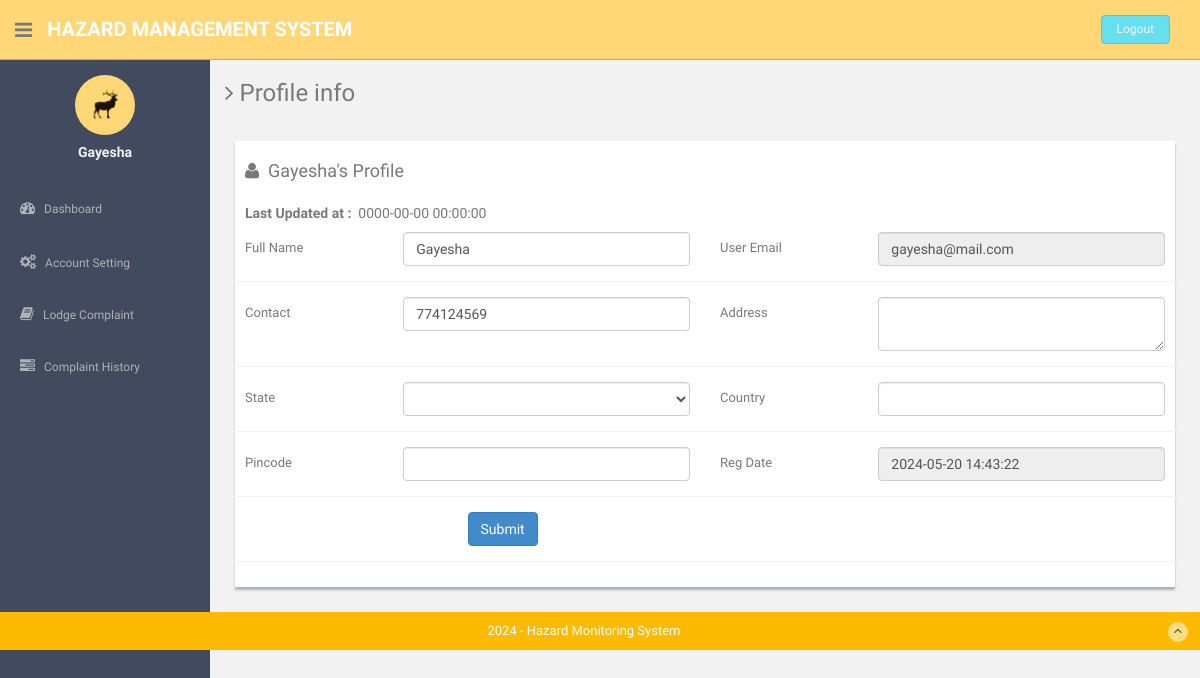
The app's page /users/profile.php (signed in), older data.
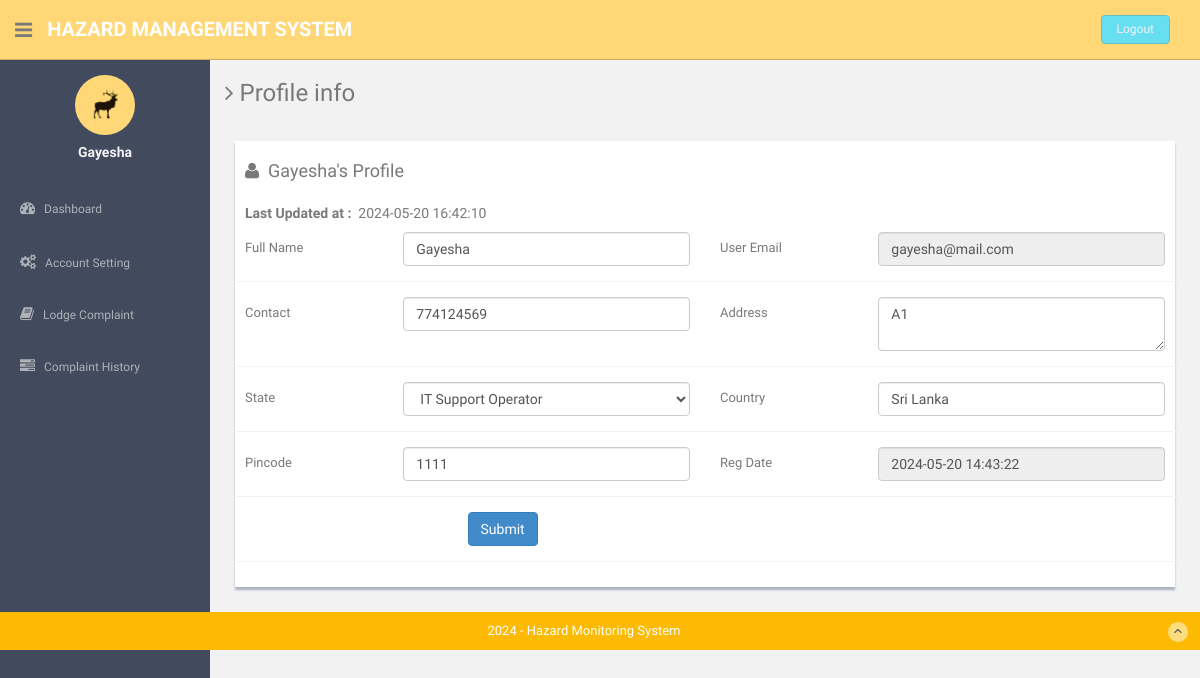
The same page, newer data.
### tables this page shows
CREATE TABLE `users` (
  `id` int(11) NOT NULL,
  `fullName` varchar(255) DEFAULT NULL,
  `userEmail` varchar(255) DEFAULT NULL,
  `password` varchar(255) DEFAULT NULL,
  `contactNo` bigint(11) DEFAULT NULL,
  `address` tinytext DEFAULT NULL,
  `State` varchar(255) DEFAULT NULL,
  `country` varchar(255) DEFAULT NULL,
  `pincode` int(6) DEFAULT NULL,
  `userImage` varchar(255) DEFAULT NULL,
  `regDate` timestamp NOT NULL DEFAULT current_timestamp(),
  `updationDate` timestamp NOT NULL DEFAULT '0000-00-00 00:00:00' ON UPDATE current_timestamp(),
  `status` int(1) NOT NULL
);

### users/profile.php (the view, shortened to what the changed rows need)
<?php
include('includes/config.php');
if(strlen($_SESSION['login'])==0)
  {
header('location:index.php');
}
else{
?>
<!DOCTYPE html>
<html lang="en">
  <head>
    <link href="assets/css/bootstrap.css" rel="stylesheet">
    <link href="assets/font-awesome/css/font-awesome.css" rel="stylesheet" />
    <link rel="stylesheet" type="text/css" href="assets/js/bootstrap-datepicker/css/datepicker.css" />
    <link rel="stylesheet" type="text/css" href="assets/js/bootstrap-daterangepicker/daterangepicker.css" />
    <link href="assets/css/style.css" rel="stylesheet">
    <link href="assets/css/style-responsive.css" rel="stylesheet">
  </head>
  <body>
  <section id="container" >
      <?php include("includes/sidebar.php");?>
      <section id="main-content">
          <section class="wrapper">
          	<div class="row mt">
          		<div class="col-lg-12">
                  <div class="form-panel">
 <?php $query=mysqli_query($bd, "select * from users where userEmail='".$_SESSION['login']."'");
 while($row=mysqli_fetch_array($query))
 {
 ?>
  <h4 class="mb"><i class="fa fa-user"></i>&nbsp;&nbsp;<?php echo htmlentities($row['fullName']);?>'s Profile</h4>
    <h5><b>Last Updated at :</b>&nbsp;&nbsp;<?php echo htmlentities($row['updationDate']);?></h5>
                      <form class="form-horizontal style-form" method="post" name="profile" >
<div class="form-group">
<label class="col-sm-2 col-sm-2 control-label">Full Name</label>
<div class="col-sm-4">
<input type="text" name="fullname" required="required" value="<?php echo htmlentities($row['fullName']);?>" class="form-control" >
 </div>
<label class="col-sm-2 col-sm-2 control-label">User Email </label>
 <div class="col-sm-4">
<input type="email" name="useremail" required="required" value="<?php echo htmlentities($row['userEmail']);?>" class="form-control" readonly>
</div>
 </div>
<div class="form-group">
<label class="col-sm-2 col-sm-2 control-label">Contact</label>
 <div class="col-sm-4">
<input type="text" name="contactno" required="required" value="<?php echo htmlentities($row['contactNo']);?>" class="form-control">
</div>
<label class="col-sm-2 col-sm-2 control-label">Address </label>
<div class="col-sm-4">
<textarea  name="address" required="required" class="form-control"><?php echo htmlentities($row['address']);?></textarea>
</div>
</div>
<div class="form-group">
<label class="col-sm-2 col-sm-2 control-label">State</label>
<div class="col-sm-4">
<select name="state" required="required" class="form-control">
<option value="<?php echo htmlentities($row['State']);?>"><?php echo htmlentities($st=$row['State']);?></option>
<?php $sql=mysqli_query($bd, "select stateName from state ");
while ($rw=mysqli_fetch_array($sql)) {
  if($rw['stateName']==$st)
  {
    continue;
  }
  else
  {
  ?>
  <option value="<?php echo htmlentities($rw['stateName']);?>"><?php echo htmlentities($rw['stateName']);?></option>
<?php
}}
?>
</select>
</div>
<label class="col-sm-2 col-sm-2 control-label">Country </label>
<div class="col-sm-4">
<input type="text" name="country" required="required" value="<?php echo htmlentities($row['country']);?>" class="form-control">
</div>
</div>
<div class="form-group">
<label class="col-sm-2 col-sm-2 control-label">Pincode</label>
<div class="col-sm-4">
<input type="text" name="pincode" maxlength="6" required="required" value="<?php echo htmlentities($row['pincode']);?>" class="form-control">
</div>
<label class="col-sm-2 col-sm-2 control-label">Reg Date </label>
<div class="col-sm-4">
<input type="text" name="regdate" required="required" value="<?php echo htmlentities($row['regDate']);?>" class="form-control" readonly>
 </div>
</div>
<?php } ?>
                          <div class="form-group">
</div>
                          </form>
                          </div>
                          </div>
                          </div>
		</section>
      </section>
  </section>
  </body>
</html>
<?php } ?>

### users/includes/sidebar.php (shortened to what the changed rows need)
<aside>
          <div id="sidebar"  class="nav-collapse ">
              <ul class="sidebar-menu" id="nav-accordion">
              	  <p class="centered"><a href="profile.html"><img src="assets/img/ui-sam.jpg" class="img-circle" width="60"></a></p>
                   <?php $query=mysqli_query($bd, "select fullName from users where userEmail='".$_SESSION['login']."'");
 while($row=mysqli_fetch_array($query))
 {
 ?>
              	  <h5 class="centered"><?php echo htmlentities($row['fullName']);?></h5>
                  <?php } ?>
                  <li class="mt">
                      <a href="dashboard.php">
                      </a>
                  </li>
                  <li class="sub-menu">
                      <a href="javascript:;" >
                      </a>
                  </li>
                  <li class="sub-menu">
                      <a href="register-complaint.php" >
                      </a>
                    </li>
                  <li class="sub-menu">
                      <a href="complaint-history.php" >
                      </a>
                  </li>
              </ul>
          </div>
      </aside>

Row changes from the older to the newer data that the page shows:
changed users "Gayesha": updationDate "0000-00-00 00:00:00" → "2024-05-20 16:42:10"; address (not shown) → "A1"; state (not shown) → "IT Support Operator"; country (not shown) → "Sri Lanka"; pincode (not shown) → "1111"
